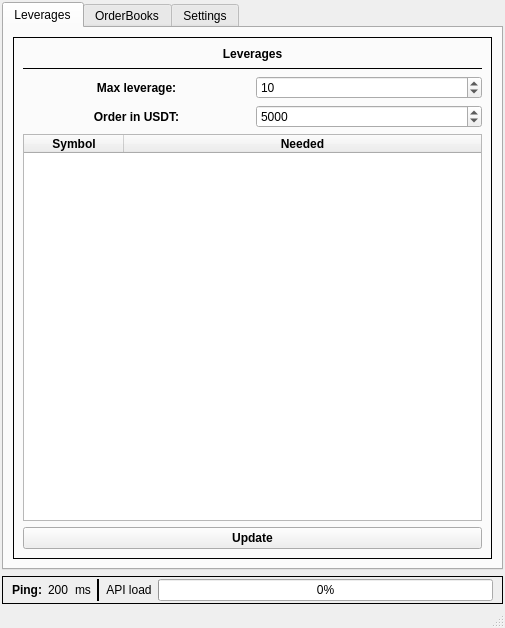
<?xml version="1.0" encoding="UTF-8"?>
<ui version="4.0">
 <class>MainWindow</class>
 <widget class="QMainWindow" name="MainWindow">
  <property name="geometry">
   <rect>
    <x>0</x>
    <y>0</y>
    <width>505</width>
    <height>628</height>
   </rect>
  </property>
  <property name="windowTitle">
   <string>MainWindow</string>
  </property>
  <widget class="QWidget" name="centralwidget">
   <layout class="QGridLayout" name="gridLayout">
    <property name="leftMargin">
     <number>2</number>
    </property>
    <property name="topMargin">
     <number>2</number>
    </property>
    <property name="rightMargin">
     <number>2</number>
    </property>
    <property name="bottomMargin">
     <number>2</number>
    </property>
    <item row="1" column="0">
     <widget class="QFrame" name="gridFrame">
      <property name="sizePolicy">
       <sizepolicy hsizetype="Expanding" vsizetype="Maximum">
        <horstretch>0</horstretch>
        <verstretch>0</verstretch>
       </sizepolicy>
      </property>
      <property name="frameShape">
       <enum>QFrame::Box</enum>
      </property>
      <property name="lineWidth">
       <number>1</number>
      </property>
      <layout class="QGridLayout" name="gridLayout_6">
       <property name="topMargin">
        <number>2</number>
       </property>
       <property name="bottomMargin">
        <number>2</number>
       </property>
       <property name="verticalSpacing">
        <number>2</number>
       </property>
       <item row="0" column="2">
        <widget class="QLabel" name="label_9">
         <property name="text">
          <string>ms</string>
         </property>
        </widget>
       </item>
       <item row="0" column="3">
        <widget class="Line" name="line_3">
         <property name="sizePolicy">
          <sizepolicy hsizetype="Fixed" vsizetype="Expanding">
           <horstretch>0</horstretch>
           <verstretch>0</verstretch>
          </sizepolicy>
         </property>
         <property name="frameShadow">
          <enum>QFrame::Plain</enum>
         </property>
         <property name="lineWidth">
          <number>2</number>
         </property>
         <property name="orientation">
          <enum>Qt::Vertical</enum>
         </property>
        </widget>
       </item>
       <item row="0" column="0">
        <widget class="QLabel" name="label_15">
         <property name="sizePolicy">
          <sizepolicy hsizetype="Preferred" vsizetype="Fixed">
           <horstretch>0</horstretch>
           <verstretch>0</verstretch>
          </sizepolicy>
         </property>
         <property name="font">
          <font>
           <weight>75</weight>
           <bold>true</bold>
          </font>
         </property>
         <property name="text">
          <string>Ping:</string>
         </property>
         <property name="alignment">
          <set>Qt::AlignCenter</set>
         </property>
         <property name="margin">
          <number>2</number>
         </property>
        </widget>
       </item>
       <item row="0" column="4">
        <widget class="QLabel" name="label_8">
         <property name="sizePolicy">
          <sizepolicy hsizetype="Preferred" vsizetype="Fixed">
           <horstretch>0</horstretch>
           <verstretch>0</verstretch>
          </sizepolicy>
         </property>
         <property name="text">
          <string>API load</string>
         </property>
         <property name="alignment">
          <set>Qt::AlignCenter</set>
         </property>
         <property name="margin">
          <number>2</number>
         </property>
        </widget>
       </item>
       <item row="0" column="5">
        <widget class="QProgressBar" name="api_load_progress_bar">
         <property name="value">
          <number>0</number>
         </property>
         <property name="textVisible">
          <bool>true</bool>
         </property>
        </widget>
       </item>
       <item row="0" column="1">
        <widget class="QLabel" name="ping_lbl">
         <property name="text">
          <string>200</string>
         </property>
        </widget>
       </item>
      </layout>
     </widget>
    </item>
    <item row="0" column="0">
     <widget class="QTabWidget" name="tabWidget">
      <property name="currentIndex">
       <number>0</number>
      </property>
      <widget class="QWidget" name="leverages">
       <attribute name="title">
        <string>Leverages</string>
       </attribute>
       <layout class="QGridLayout" name="gridLayout_5">
        <item row="0" column="0">
         <widget class="QFrame" name="frame_3">
          <property name="frameShape">
           <enum>QFrame::Box</enum>
          </property>
          <property name="frameShadow">
           <enum>QFrame::Plain</enum>
          </property>
          <layout class="QGridLayout" name="gridLayout_4">
           <item row="0" column="0">
            <widget class="QLabel" name="label_11">
             <property name="sizePolicy">
              <sizepolicy hsizetype="Preferred" vsizetype="Maximum">
               <horstretch>0</horstretch>
               <verstretch>0</verstretch>
              </sizepolicy>
             </property>
             <property name="font">
              <font>
               <weight>75</weight>
               <bold>true</bold>
              </font>
             </property>
             <property name="text">
              <string>Leverages</string>
             </property>
             <property name="alignment">
              <set>Qt::AlignCenter</set>
             </property>
            </widget>
           </item>
           <item row="1" column="0">
            <widget class="Line" name="line_4">
             <property name="frameShadow">
              <enum>QFrame::Plain</enum>
             </property>
             <property name="orientation">
              <enum>Qt::Horizontal</enum>
             </property>
            </widget>
           </item>
           <item row="2" column="0">
            <layout class="QHBoxLayout" name="horizontalLayout_6">
             <item>
              <widget class="QLabel" name="label_12">
               <property name="font">
                <font>
                 <weight>75</weight>
                 <bold>true</bold>
                </font>
               </property>
               <property name="text">
                <string>Max leverage:</string>
               </property>
               <property name="alignment">
                <set>Qt::AlignCenter</set>
               </property>
               <property name="margin">
                <number>2</number>
               </property>
              </widget>
             </item>
             <item>
              <widget class="QSpinBox" name="leverages_max_leverage_spin_box">
               <property name="prefix">
                <string/>
               </property>
               <property name="minimum">
                <number>1</number>
               </property>
               <property name="maximum">
                <number>1000</number>
               </property>
               <property name="value">
                <number>10</number>
               </property>
              </widget>
             </item>
            </layout>
           </item>
           <item row="3" column="0">
            <layout class="QHBoxLayout" name="horizontalLayout_7">
             <item>
              <widget class="QLabel" name="label_13">
               <property name="font">
                <font>
                 <weight>75</weight>
                 <bold>true</bold>
                </font>
               </property>
               <property name="text">
                <string>Order in USDT:</string>
               </property>
               <property name="alignment">
                <set>Qt::AlignCenter</set>
               </property>
               <property name="margin">
                <number>2</number>
               </property>
              </widget>
             </item>
             <item>
              <widget class="QSpinBox" name="leverages_order_spin_box">
               <property name="minimum">
                <number>0</number>
               </property>
               <property name="maximum">
                <number>100000000</number>
               </property>
               <property name="singleStep">
                <number>5000</number>
               </property>
               <property name="value">
                <number>5000</number>
               </property>
              </widget>
             </item>
            </layout>
           </item>
           <item row="4" column="0">
            <widget class="QTableWidget" name="leverages_table">
             <property name="font">
              <font>
               <weight>75</weight>
               <bold>true</bold>
              </font>
             </property>
             <property name="sortingEnabled">
              <bool>true</bool>
             </property>
             <attribute name="horizontalHeaderStretchLastSection">
              <bool>true</bool>
             </attribute>
             <attribute name="verticalHeaderStretchLastSection">
              <bool>false</bool>
             </attribute>
             <column>
              <property name="text">
               <string>Symbol</string>
              </property>
             </column>
             <column>
              <property name="text">
               <string>Needed</string>
              </property>
             </column>
            </widget>
           </item>
           <item row="5" column="0">
            <widget class="QPushButton" name="update_leverages_btn">
             <property name="font">
              <font>
               <weight>75</weight>
               <bold>true</bold>
              </font>
             </property>
             <property name="text">
              <string>Update</string>
             </property>
            </widget>
           </item>
          </layout>
         </widget>
        </item>
       </layout>
      </widget>
      <widget class="QWidget" name="orderbooks">
       <attribute name="title">
        <string>OrderBooks</string>
       </attribute>
       <layout class="QGridLayout" name="gridLayout_2">
        <item row="1" column="0">
         <widget class="QFrame" name="verticalFrame">
          <property name="frameShape">
           <enum>QFrame::Box</enum>
          </property>
          <property name="lineWidth">
           <number>1</number>
          </property>
          <layout class="QVBoxLayout" name="verticalLayout_3">
           <property name="spacing">
            <number>2</number>
           </property>
           <item>
            <widget class="QLabel" name="label_2">
             <property name="sizePolicy">
              <sizepolicy hsizetype="Preferred" vsizetype="Maximum">
               <horstretch>0</horstretch>
               <verstretch>0</verstretch>
              </sizepolicy>
             </property>
             <property name="font">
              <font>
               <weight>75</weight>
               <bold>true</bold>
              </font>
             </property>
             <property name="frameShape">
              <enum>QFrame::NoFrame</enum>
             </property>
             <property name="text">
              <string>Filter</string>
             </property>
             <property name="alignment">
              <set>Qt::AlignCenter</set>
             </property>
             <property name="margin">
              <number>2</number>
             </property>
            </widget>
           </item>
           <item>
            <widget class="Line" name="line">
             <property name="frameShadow">
              <enum>QFrame::Plain</enum>
             </property>
             <property name="orientation">
              <enum>Qt::Horizontal</enum>
             </property>
            </widget>
           </item>
           <item>
            <layout class="QGridLayout" name="gridLayout_3">
             <item row="0" column="3">
              <widget class="QLabel" name="label_5">
               <property name="font">
                <font>
                 <weight>75</weight>
                 <bold>true</bold>
                </font>
               </property>
               <property name="text">
                <string>in</string>
               </property>
               <property name="alignment">
                <set>Qt::AlignCenter</set>
               </property>
              </widget>
             </item>
             <item row="0" column="2">
              <widget class="QSpinBox" name="orderbooks_upper_volume">
               <property name="font">
                <font>
                 <weight>75</weight>
                 <bold>true</bold>
                </font>
               </property>
               <property name="suffix">
                <string>k</string>
               </property>
               <property name="maximum">
                <number>100000</number>
               </property>
               <property name="singleStep">
                <number>100</number>
               </property>
               <property name="value">
                <number>500</number>
               </property>
              </widget>
             </item>
             <item row="0" column="1">
              <widget class="QLabel" name="label_3">
               <property name="sizePolicy">
                <sizepolicy hsizetype="Preferred" vsizetype="Fixed">
                 <horstretch>0</horstretch>
                 <verstretch>0</verstretch>
                </sizepolicy>
               </property>
               <property name="font">
                <font>
                 <weight>75</weight>
                 <bold>true</bold>
                </font>
               </property>
               <property name="text">
                <string>Upper:</string>
               </property>
               <property name="alignment">
                <set>Qt::AlignCenter</set>
               </property>
               <property name="margin">
                <number>2</number>
               </property>
              </widget>
             </item>
             <item row="1" column="1">
              <widget class="QLabel" name="label_4">
               <property name="sizePolicy">
                <sizepolicy hsizetype="Preferred" vsizetype="Fixed">
                 <horstretch>0</horstretch>
                 <verstretch>0</verstretch>
                </sizepolicy>
               </property>
               <property name="font">
                <font>
                 <weight>75</weight>
                 <bold>true</bold>
                </font>
               </property>
               <property name="text">
                <string>Bottom:</string>
               </property>
               <property name="alignment">
                <set>Qt::AlignCenter</set>
               </property>
               <property name="margin">
                <number>2</number>
               </property>
              </widget>
             </item>
             <item row="0" column="4">
              <widget class="QDoubleSpinBox" name="orderbooks_upper_percent">
               <property name="font">
                <font>
                 <weight>75</weight>
                 <bold>true</bold>
                </font>
               </property>
               <property name="suffix">
                <string>%</string>
               </property>
               <property name="decimals">
                <number>1</number>
               </property>
               <property name="singleStep">
                <double>0.100000000000000</double>
               </property>
               <property name="value">
                <double>1.000000000000000</double>
               </property>
              </widget>
             </item>
             <item row="1" column="3">
              <widget class="QLabel" name="label_6">
               <property name="font">
                <font>
                 <weight>75</weight>
                 <bold>true</bold>
                </font>
               </property>
               <property name="text">
                <string>in</string>
               </property>
               <property name="alignment">
                <set>Qt::AlignCenter</set>
               </property>
              </widget>
             </item>
             <item row="1" column="2">
              <widget class="QSpinBox" name="orderbooks_bottom_volume">
               <property name="font">
                <font>
                 <weight>75</weight>
                 <bold>true</bold>
                </font>
               </property>
               <property name="suffix">
                <string>k</string>
               </property>
               <property name="maximum">
                <number>100000</number>
               </property>
               <property name="singleStep">
                <number>100</number>
               </property>
               <property name="value">
                <number>500</number>
               </property>
              </widget>
             </item>
             <item row="1" column="4">
              <widget class="QDoubleSpinBox" name="orderbooks_bottom_percent">
               <property name="font">
                <font>
                 <weight>75</weight>
                 <bold>true</bold>
                </font>
               </property>
               <property name="suffix">
                <string>%</string>
               </property>
               <property name="decimals">
                <number>1</number>
               </property>
               <property name="singleStep">
                <double>0.100000000000000</double>
               </property>
               <property name="value">
                <double>1.000000000000000</double>
               </property>
              </widget>
             </item>
             <item row="0" column="0">
              <widget class="QCheckBox" name="orderbooks_upper_check_box">
               <property name="sizePolicy">
                <sizepolicy hsizetype="Maximum" vsizetype="Fixed">
                 <horstretch>0</horstretch>
                 <verstretch>0</verstretch>
                </sizepolicy>
               </property>
               <property name="text">
                <string/>
               </property>
               <property name="checked">
                <bool>true</bool>
               </property>
              </widget>
             </item>
             <item row="1" column="0">
              <widget class="QCheckBox" name="orderbooks_bottom_check_box">
               <property name="text">
                <string/>
               </property>
               <property name="checked">
                <bool>true</bool>
               </property>
              </widget>
             </item>
            </layout>
           </item>
           <item>
            <layout class="QHBoxLayout" name="horizontalLayout_2">
             <property name="spacing">
              <number>6</number>
             </property>
             <item>
              <widget class="QPushButton" name="orderbooks_whitelist_btn">
               <property name="font">
                <font>
                 <weight>75</weight>
                 <bold>true</bold>
                </font>
               </property>
               <property name="text">
                <string>WhiteList</string>
               </property>
              </widget>
             </item>
             <item>
              <widget class="QPushButton" name="orderbooks_blacklist_btn">
               <property name="font">
                <font>
                 <weight>75</weight>
                 <bold>true</bold>
                </font>
               </property>
               <property name="text">
                <string>BlackList</string>
               </property>
              </widget>
             </item>
            </layout>
           </item>
           <item>
            <layout class="QHBoxLayout" name="horizontalLayout_4">
             <item>
              <widget class="QLabel" name="label_10">
               <property name="font">
                <font>
                 <weight>75</weight>
                 <bold>true</bold>
                </font>
               </property>
               <property name="text">
                <string>Symbols count:</string>
               </property>
               <property name="alignment">
                <set>Qt::AlignRight|Qt::AlignTrailing|Qt::AlignVCenter</set>
               </property>
               <property name="margin">
                <number>2</number>
               </property>
              </widget>
             </item>
             <item>
              <widget class="QLabel" name="orderbooks_symbols_count_lbl">
               <property name="font">
                <font>
                 <weight>75</weight>
                 <bold>true</bold>
                </font>
               </property>
               <property name="text">
                <string>-</string>
               </property>
              </widget>
             </item>
            </layout>
           </item>
           <item>
            <widget class="QTextEdit" name="orderbooks_symbols_list">
             <property name="undoRedoEnabled">
              <bool>false</bool>
             </property>
             <property name="readOnly">
              <bool>true</bool>
             </property>
            </widget>
           </item>
          </layout>
         </widget>
        </item>
        <item row="0" column="0">
         <widget class="QFrame" name="frame">
          <property name="frameShape">
           <enum>QFrame::Box</enum>
          </property>
          <property name="lineWidth">
           <number>1</number>
          </property>
          <layout class="QVBoxLayout" name="verticalLayout">
           <property name="spacing">
            <number>2</number>
           </property>
           <item>
            <layout class="QVBoxLayout" name="verticalLayout_2">
             <item>
              <widget class="QLabel" name="label">
               <property name="sizePolicy">
                <sizepolicy hsizetype="Preferred" vsizetype="Maximum">
                 <horstretch>0</horstretch>
                 <verstretch>0</verstretch>
                </sizepolicy>
               </property>
               <property name="font">
                <font>
                 <weight>75</weight>
                 <bold>true</bold>
                </font>
               </property>
               <property name="frameShape">
                <enum>QFrame::NoFrame</enum>
               </property>
               <property name="text">
                <string>OrderBooks</string>
               </property>
               <property name="textFormat">
                <enum>Qt::AutoText</enum>
               </property>
               <property name="alignment">
                <set>Qt::AlignCenter</set>
               </property>
               <property name="margin">
                <number>2</number>
               </property>
              </widget>
             </item>
             <item>
              <widget class="Line" name="line_2">
               <property name="frameShadow">
                <enum>QFrame::Plain</enum>
               </property>
               <property name="orientation">
                <enum>Qt::Horizontal</enum>
               </property>
              </widget>
             </item>
             <item>
              <layout class="QHBoxLayout" name="horizontalLayout">
               <property name="spacing">
                <number>6</number>
               </property>
               <property name="sizeConstraint">
                <enum>QLayout::SetDefaultConstraint</enum>
               </property>
              </layout>
             </item>
             <item>
              <widget class="QProgressBar" name="orderbooks_update_progress_bar">
               <property name="font">
                <font>
                 <weight>75</weight>
                 <bold>true</bold>
                </font>
               </property>
               <property name="maximum">
                <number>0</number>
               </property>
               <property name="value">
                <number>-1</number>
               </property>
               <property name="textVisible">
                <bool>true</bool>
               </property>
               <property name="invertedAppearance">
                <bool>false</bool>
               </property>
               <property name="textDirection">
                <enum>QProgressBar::TopToBottom</enum>
               </property>
              </widget>
             </item>
             <item>
              <layout class="QHBoxLayout" name="horizontalLayout_5">
               <item>
                <widget class="QLabel" name="label_7">
                 <property name="font">
                  <font>
                   <weight>75</weight>
                   <bold>true</bold>
                  </font>
                 </property>
                 <property name="text">
                  <string>Last time updated:</string>
                 </property>
                 <property name="alignment">
                  <set>Qt::AlignCenter</set>
                 </property>
                 <property name="margin">
                  <number>2</number>
                 </property>
                </widget>
               </item>
               <item>
                <widget class="QLabel" name="orderbooks_last_updated_time_lbl">
                 <property name="font">
                  <font>
                   <weight>75</weight>
                   <bold>true</bold>
                  </font>
                 </property>
                 <property name="text">
                  <string>-</string>
                 </property>
                 <property name="alignment">
                  <set>Qt::AlignCenter</set>
                 </property>
                 <property name="margin">
                  <number>2</number>
                 </property>
                </widget>
               </item>
              </layout>
             </item>
             <item>
              <widget class="QPushButton" name="update_orderbooks_btn">
               <property name="font">
                <font>
                 <weight>75</weight>
                 <bold>true</bold>
                </font>
               </property>
               <property name="text">
                <string>Update</string>
               </property>
              </widget>
             </item>
            </layout>
           </item>
          </layout>
         </widget>
        </item>
       </layout>
      </widget>
      <widget class="QWidget" name="tab">
       <attribute name="title">
        <string>Settings</string>
       </attribute>
       <layout class="QGridLayout" name="gridLayout_8">
        <item row="0" column="0">
         <widget class="QFrame" name="frame_4">
          <property name="frameShape">
           <enum>QFrame::Box</enum>
          </property>
          <property name="frameShadow">
           <enum>QFrame::Plain</enum>
          </property>
          <layout class="QGridLayout" name="gridLayout_7">
           <item row="1" column="1">
            <widget class="QSpinBox" name="api_load_margin_spin_box">
             <property name="minimum">
              <number>200</number>
             </property>
             <property name="maximum">
              <number>999999</number>
             </property>
             <property name="singleStep">
              <number>100</number>
             </property>
             <property name="value">
              <number>400</number>
             </property>
            </widget>
           </item>
           <item row="1" column="0">
            <widget class="QLabel" name="label_14">
             <property name="font">
              <font>
               <weight>75</weight>
               <bold>true</bold>
              </font>
             </property>
             <property name="text">
              <string>API load margin</string>
             </property>
             <property name="alignment">
              <set>Qt::AlignCenter</set>
             </property>
            </widget>
           </item>
           <item row="2" column="0">
            <spacer name="verticalSpacer">
             <property name="orientation">
              <enum>Qt::Vertical</enum>
             </property>
             <property name="sizeHint" stdset="0">
              <size>
               <width>20</width>
               <height>40</height>
              </size>
             </property>
            </spacer>
           </item>
          </layout>
         </widget>
        </item>
       </layout>
      </widget>
     </widget>
    </item>
   </layout>
  </widget>
  <widget class="QMenuBar" name="menubar">
   <property name="geometry">
    <rect>
     <x>0</x>
     <y>0</y>
     <width>505</width>
     <height>21</height>
    </rect>
   </property>
  </widget>
  <widget class="QStatusBar" name="statusbar"/>
 </widget>
 <resources/>
 <connections/>
</ui>
